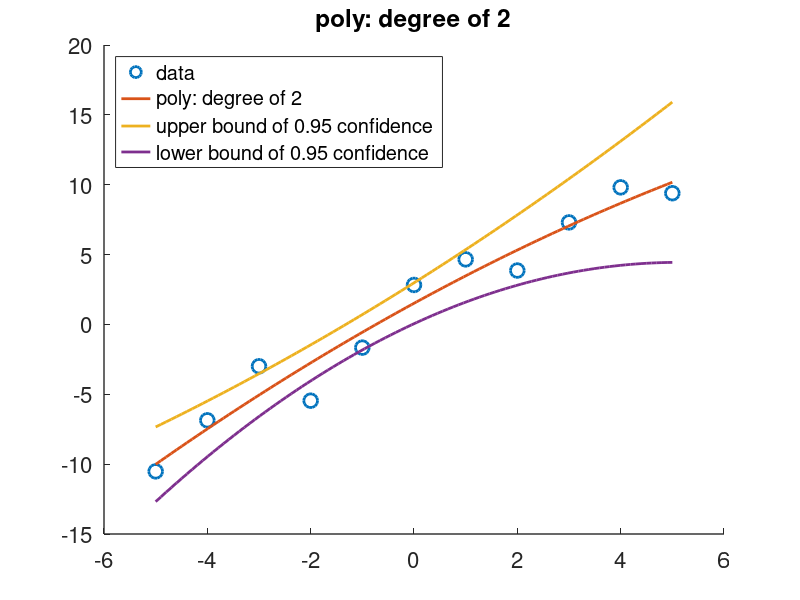
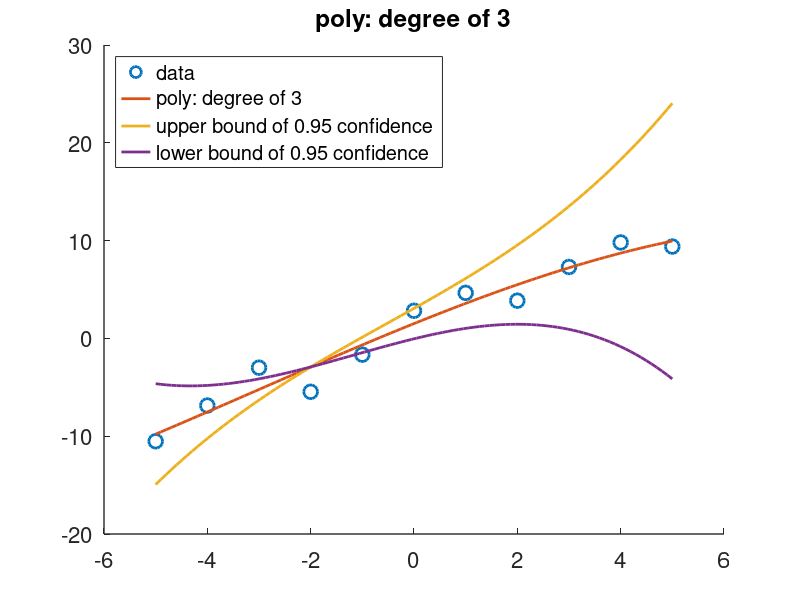
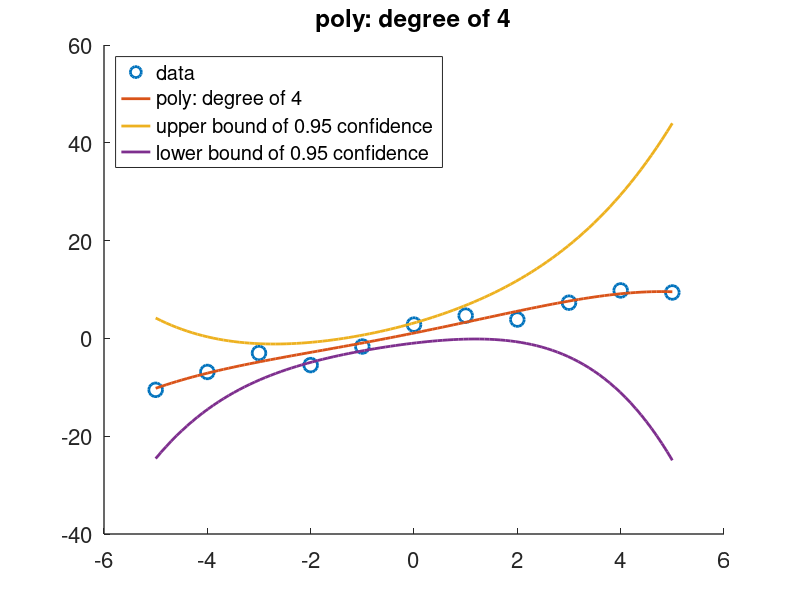

Reproduce these figures in MATLAB, in order.
clearvars;
D = load('linedata01.txt');

x = D(:,1);
d = D(:,2);
N = length(x);

for i = 2 : 4
    G = ones(N,i+1);
    for n = 1 : i
        G(:,n+1) = x.^n;
    end
    
    figure(i-1);
    
    set(gca,'FontSize',16,'LineWidth',1);
    hold on;
    
    plot(x,d,"o",'LineWidth',2,"MarkerSize",10);
    hold on;
    
    mest = (G'*G)\(G'*d);
    
    nline = 100;
    xline=linspace(min(x),max(x),nline);
    Gline= ones(nline,i+1);
    for n = 1 : i
        Gline(:,n+1) = xline.^n;
    end
    
    plot(xline,Gline*mest,"-",'LineWidth',2,"MarkerSize",10);

    fprintf("The coefficients of polynomial of degree %g are\n",i);
    disp(mest);
    
    e = d - G*mest;
    E = e' * e;
    sigma2d= E / (length(d)- (i+1));
    Cm = sigma2d * inv(G'*G);
    
    sigma2m = diag(Cm);
    
    mu = mest + 2 * sqrt(sigma2m);
    ml = mest - 2 * sqrt(sigma2m);
    
    
    
    fprintf("The 0.95 confidence upper bound coefficients of polynomial of degree %g are\n",i);
    disp(mu);
    
    fprintf("The 0.95 confidence lower bound coefficients of polynomial of degree %g are\n",i);
    disp(ml);
    
    
    plot(xline,Gline*mu,"-",'LineWidth',2);
    plot(xline,Gline*ml,"-",'LineWidth',2);

    
    legend({"data", sprintf("poly: degree of %g",i), "upper bound of 0.95 confidence", "lower bound of 0.95 confidence" },'Location','northwest')
    title( sprintf("poly: degree of %g",i));
end
